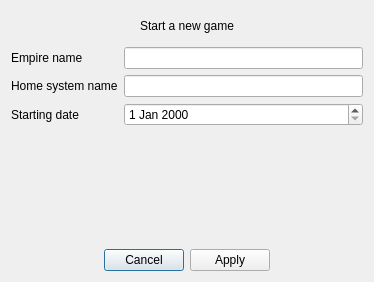
<?xml version="1.0" encoding="UTF-8"?>
<ui version="4.0">
 <class>Dialog</class>
 <widget class="QDialog" name="Dialog">
  <property name="geometry">
   <rect>
    <x>0</x>
    <y>0</y>
    <width>374</width>
    <height>282</height>
   </rect>
  </property>
  <property name="windowTitle">
   <string>Dialog</string>
  </property>
  <layout class="QVBoxLayout" name="verticalLayout">
   <item>
    <widget class="QLabel" name="label">
     <property name="maximumSize">
      <size>
       <width>16777215</width>
       <height>30</height>
      </size>
     </property>
     <property name="text">
      <string>Start a new game</string>
     </property>
     <property name="alignment">
      <set>Qt::AlignCenter</set>
     </property>
    </widget>
   </item>
   <item>
    <layout class="QFormLayout" name="formLayout">
     <item row="0" column="0">
      <widget class="QLabel" name="label_2">
       <property name="text">
        <string>Empire name</string>
       </property>
      </widget>
     </item>
     <item row="0" column="1">
      <widget class="QLineEdit" name="ledEmpireName"/>
     </item>
     <item row="2" column="0">
      <widget class="QLabel" name="label_3">
       <property name="text">
        <string>Starting date</string>
       </property>
      </widget>
     </item>
     <item row="2" column="1">
      <widget class="QDateEdit" name="dateEdit"/>
     </item>
     <item row="1" column="0">
      <widget class="QLabel" name="label_4">
       <property name="text">
        <string>Home system name</string>
       </property>
      </widget>
     </item>
     <item row="1" column="1">
      <widget class="QLineEdit" name="ledHomeName"/>
     </item>
    </layout>
   </item>
   <item>
    <widget class="QDialogButtonBox" name="buttonBox">
     <property name="orientation">
      <enum>Qt::Horizontal</enum>
     </property>
     <property name="standardButtons">
      <set>QDialogButtonBox::Apply|QDialogButtonBox::Cancel</set>
     </property>
     <property name="centerButtons">
      <bool>true</bool>
     </property>
    </widget>
   </item>
  </layout>
 </widget>
 <resources/>
 <connections>
  <connection>
   <sender>buttonBox</sender>
   <signal>accepted()</signal>
   <receiver>Dialog</receiver>
   <slot>accept()</slot>
   <hints>
    <hint type="sourcelabel">
     <x>248</x>
     <y>254</y>
    </hint>
    <hint type="destinationlabel">
     <x>157</x>
     <y>274</y>
    </hint>
   </hints>
  </connection>
  <connection>
   <sender>buttonBox</sender>
   <signal>rejected()</signal>
   <receiver>Dialog</receiver>
   <slot>reject()</slot>
   <hints>
    <hint type="sourcelabel">
     <x>316</x>
     <y>260</y>
    </hint>
    <hint type="destinationlabel">
     <x>286</x>
     <y>274</y>
    </hint>
   </hints>
  </connection>
 </connections>
</ui>
